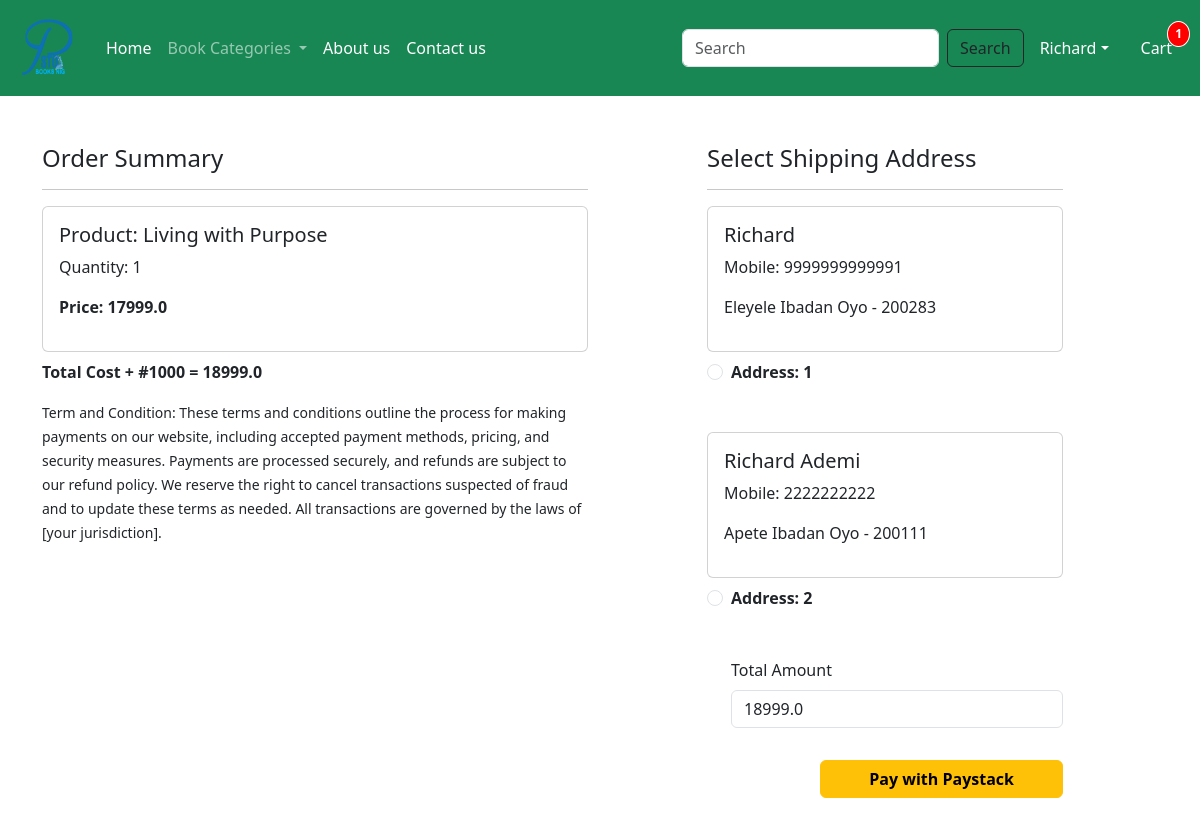
/checkout/ (signed in), run on an earlier commit of the app's database.
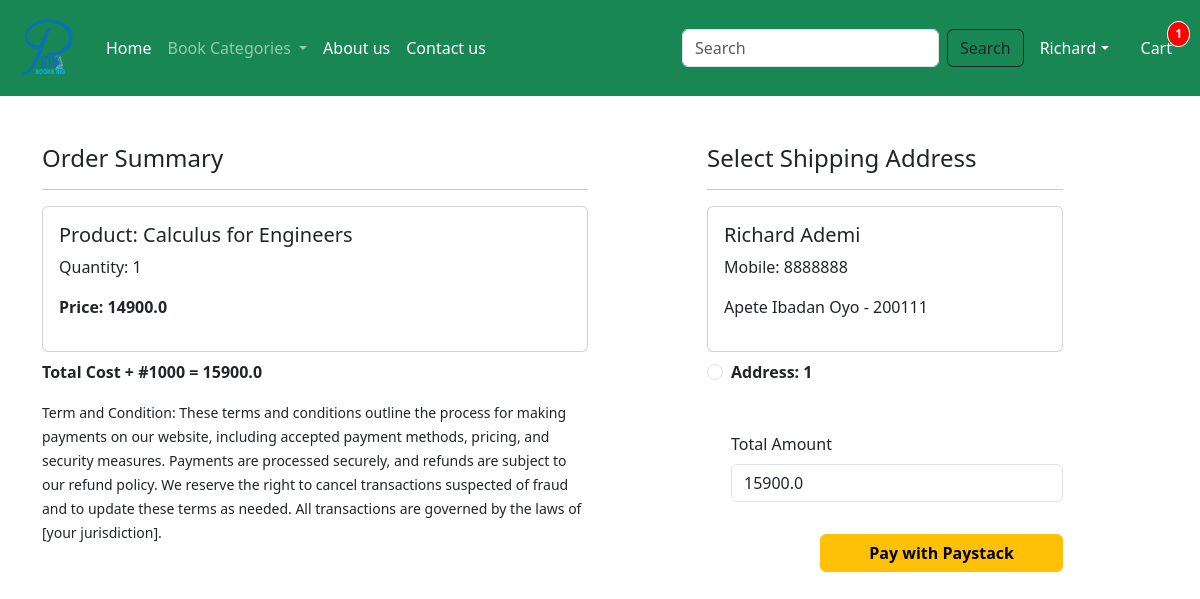
And on a later commit of the database.
### app/models.py (models this page shows, shortened)
class CartItem(models.Model):
    cart = models.ForeignKey(Cart, related_name='items', on_delete=models.CASCADE)
    product = models.ForeignKey(Product, on_delete=models.CASCADE)
    quantity = models.PositiveIntegerField(default=1)
    class Meta:
        unique_together = ('cart', 'product')
    @property
    def total_price(self):
        return self.product.discounted_price * self.quantity

class Product(models.Model):
    title = models.CharField(max_length=100)
    selling_price = models.FloatField()
    discounted_price = models.FloatField()
    description = models.TextField()
    composition = models.TextField(default='')
    prodapp = models.TextField(default='')
    category = models.CharField(choices=CATEGORY_CHOICES, max_length=2)
    product_image = models.ImageField(upload_to='product')

class Customer(models.Model):
    user = models.ForeignKey(User, on_delete=models.CASCADE)
    name = models.CharField(max_length=200)
    locality = models.CharField(max_length=200)
    city = models.CharField(max_length=50)
    mobile = models.IntegerField(default=0)
    zipcode = models.IntegerField()
    state = models.CharField(choices=STATE_CHOICES, max_length=100)

### app/views.py (the view, shortened to what this page needs)
# urls.py: path('checkout/', views.checkout.as_view(), name='checkout'),
class checkout(View):
    def get(self, request):
        user = request.user
        add = Customer.objects.filter(user=user)
        cart = Cart.objects.get(user=user)
        cart_items = cart.items.all()
        famount = 0
        for item in cart_items:
            famount += item.total_price
        totalamount = famount + 1000
        reference = str(uuid.uuid4())  # Generate a unique reference
        request.session['paystack_reference'] = reference  # Store reference in session
        return render(request, 'app/checkout.html', locals())

### app/context_processors.py (called while the page is built)
def current_year(request):
    return {'current_year': datetime.now().year}

def cart_item_count(request):
    if request.user.is_authenticated:
        try:
            cart = Cart.objects.get(user=request.user)
            count = cart.items.count()
        except Cart.DoesNotExist:
            count = 0
    else:
        count = 0
    return {'cart_item_count': count}

### app/templates/app/checkout.html (shortened to what this page needs)
{% extends 'app/base.html' %}
{% load static %}
{% block main-content %}
<div class="container">
  <div class="row mt-5">
    <div class="col-sm-6">
      <h4>Order Summary</h4>
      <hr>
      {% for item in cart_items %}
      <div class="card mb-2">
          <div class="card-body">
              <h5>Product: {{item.product.title}}</h5>
              <p>Quantity: {{item.quantity}}</p>
              <p class="fw-bold">Price: {{item.product.discounted_price}}</p>
          </div>
      </div>
      {% endfor %}
      <p class="fw-bold">Total Cost + #1000 = {{totalamount}}</p>
      <small>Term and Condition: These terms and conditions outline the process for making payments on our website,
        including accepted payment methods, pricing, and security measures. Payments are processed securely, and
        refunds are subject to our refund policy. We reserve the right to cancel transactions suspected of fraud
        and to update these terms as needed. All transactions are governed by the laws of [your jurisdiction].</small>
    </div>
    <div class="col-sm-4 offset-sm-1">
      <h4>Select Shipping Address</h4>
      <hr>
      <form method="post" id="myform">
          {% if add %}
              {% for ad in add %}
              <div class="card">
                  <div class="card-body">
                      <h5>{{ ad.name }}</h5>
                      <p>Mobile: {{ ad.mobile }}</p>
                      <p>{{ ad.locality }} {{ ad.city }} {{ ad.state }} - {{ ad.zipcode }}</p>
                  </div>
              </div>
              <div class="form-check mt-2 mb-5">
                  <input class="form-check-input" type="radio" name="custid" id="custadd{{ forloop.counter }}" value="{{ ad.id }}">
                  <label class="form-check-label fw-bold" for="custadd{{ forloop.counter }}">
                      Address: {{ forloop.counter }}
                  </label>
              </div>
              {% endfor %}
          {% else %}
              <p>No saved addresses found. Please add an address.</p>
          {% endif %}
          <div class="form-check mb-3">
              <label for="totalamount" class="form-label">Total Amount</label>
              <input type="number" class="form-control" name="totalamount" value="{{ totalamount }}" readonly>
          </div>
          <div class="text-end">
              <button id="paystack-button" type="button" class="btn btn-warning mt-3 px-5 fw-bold">Pay with Paystack</button>
          </div>
      </form>
    </div>
  </div>
  <br><br><br>
</div>
{% endblock main-content %}

What changed in the data, as far as the page shows it:
removed CartItem: product "Living with Purpose", quantity "1", product.discounted_price "17999.0"
removed Customer: name "Richard", mobile "9999999999991", locality "Eleyele", city "Ibadan", state "Oyo", zipcode "200283"
added CartItem: product "Calculus for Engineers", quantity "1", product.discounted_price "14900.0"
changed Customer "Richard Ademi": mobile "2222222222" → "8888888"; custid "☐ Address: 2" → "☐ Address: 1"
Also different on the page:
{{ totalamount }}: "18999.0" → "15900.0"
form field totalamount: "18999.0" → "15900.0"
